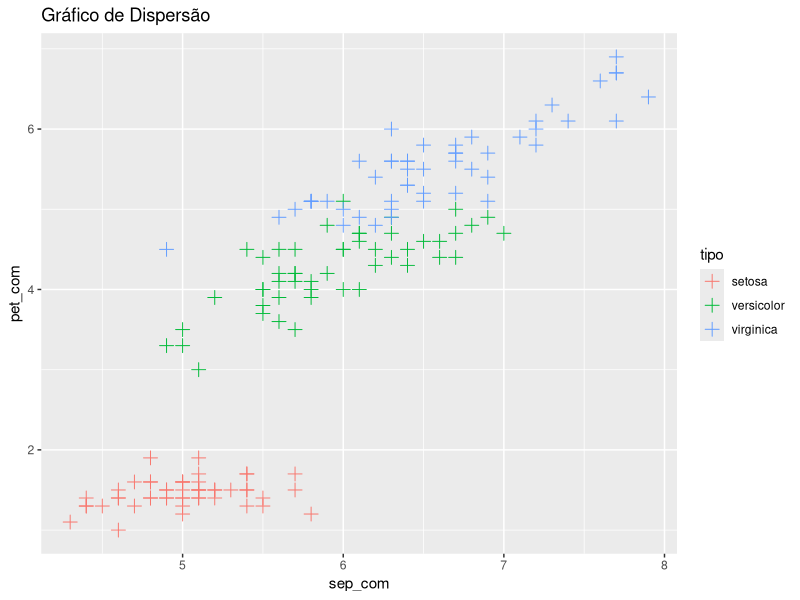
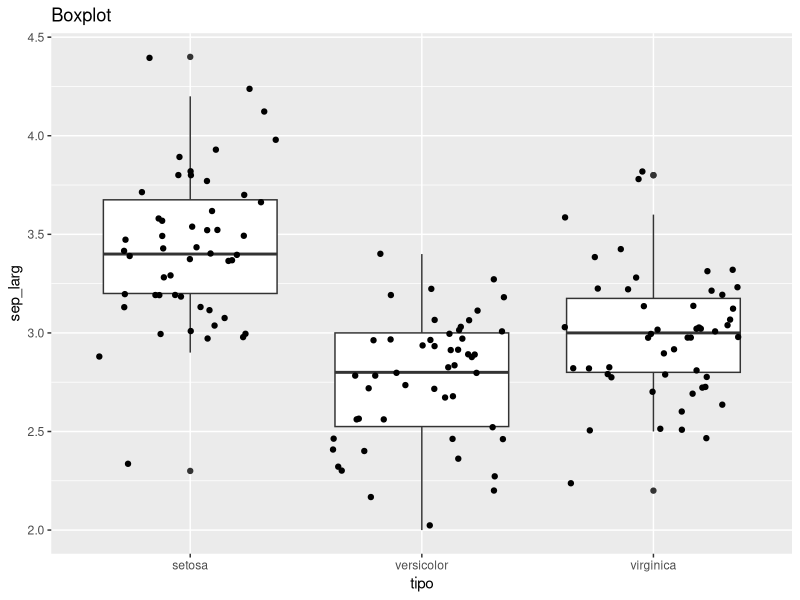
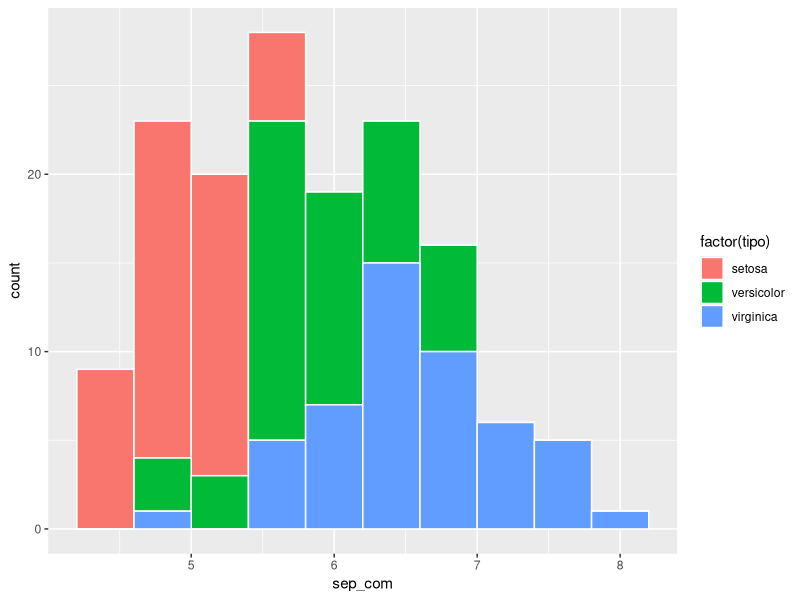
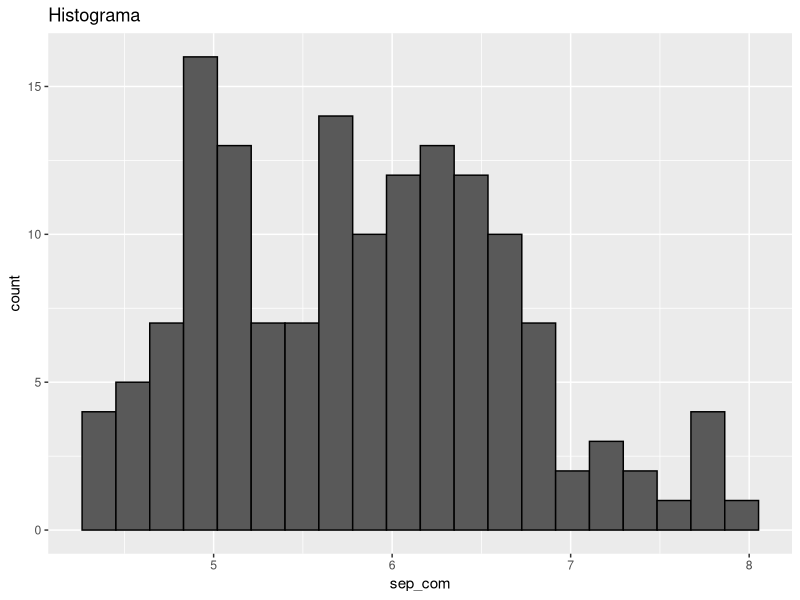
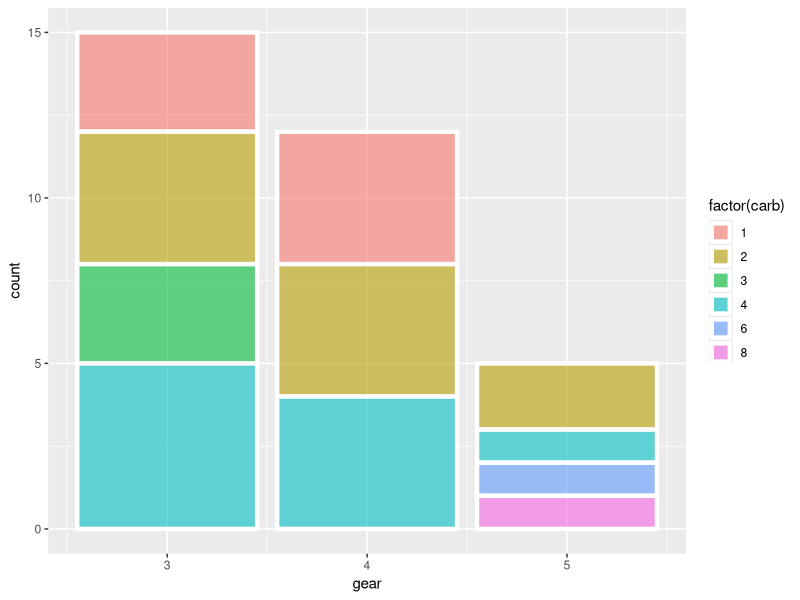
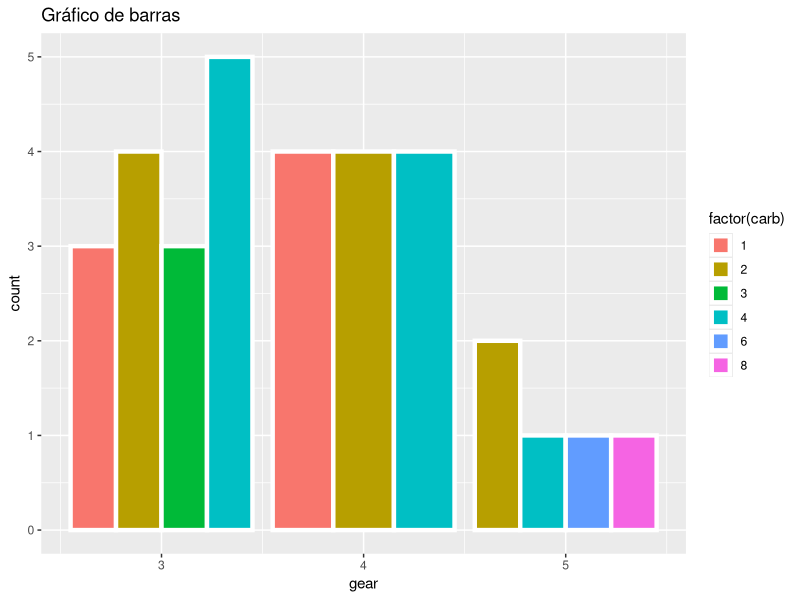
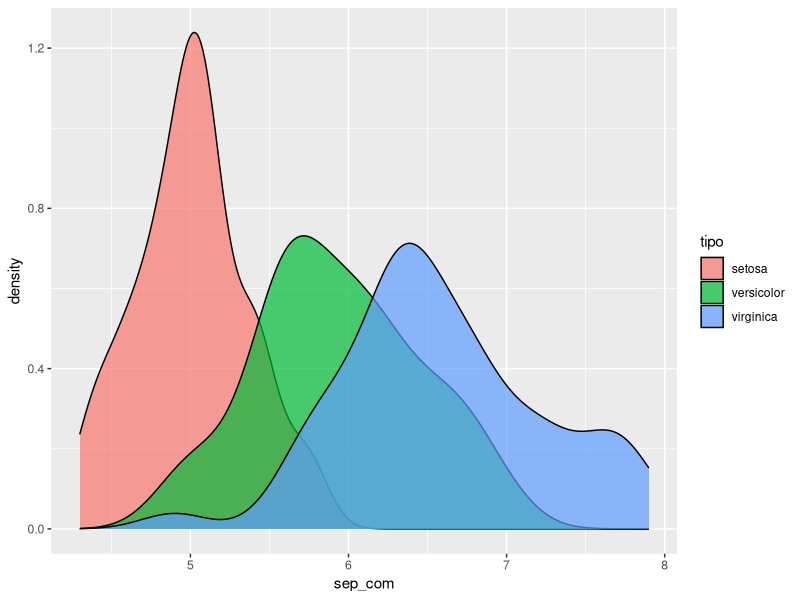
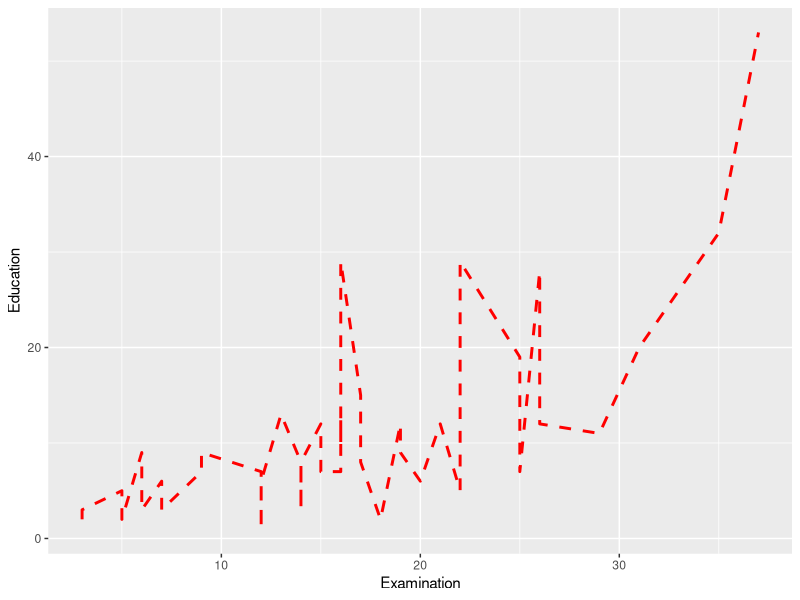

Reproduce these figures in R, in order. (Note: this script raises an error after producing the figures.)


### ===============================
### INTRODUCAO AO R BASICO - Aula 5
### ===============================

# ---------------------------------------------
# Instrutores: 
#             
#             Arthur Queiroz  
#             queirozrarthur@gmail.com
#             
#             Virgilio Mendes
#             virgilioebm@gmail.com
#
# ----------------------------------------------

# limpar environment
rm(list = ls())



# Se os pacotes necessários não estiverem instalados, faça a instalação
if (! "tidyverse" %in% installed.packages()) install.packages("tidyverse")
if (! "RColorBrewer" %in% installed.packages()) install.packages("RColorBrewer")
if (! "gridExtra" %in% installed.packages()) install.packages("gridExtra")
if (! "ggthemes" %in% installed.packages()) install.packages("ggthemes")


# carrega os pacotes
library(tidyverse)
library(RColorBrewer) # paleta de cores
library(gridExtra) # plots multiplos
library(ggthemes) # temas para o ggplot

# tirar notação cientifica
options(scipen = 999)


# Banco de dados ---------------------------------------------------------------

# iris
datasets::iris
# mtcars
datasets::mtcars
# swiss
datasets::swiss

# MANIPULAÇÃO DE DADOS ---------------------------------------------------------

names(iris)

bd = iris %>% 
  rename(sep_com = Sepal.Length,
         sep_larg = Sepal.Width,
         pet_com = Petal.Length,
         pet_larg = Petal.Width,
         tipo = Species)

names(bd)

# GGPLOT -----------------------------------------------------------------------

?ggplot2

# dados +
# aesthetics +
#   geometry +
#   facets +
#   estatisticas +
#   cordenadas +
#   temas

# Dispersão --------------------------------------------------------------------

ggplot(data = bd, aes(x = sep_com, y = pet_com, col = tipo)) +
  geom_point(size = 3, shape = 3) + # tamanho do ponto, forma
  ggtitle("Gráfico de Dispersão") # titulo

# Salvar -----------------------------------------------------------------------

ggsave(filename = "grafico.png", height = 8, width = 8, dpi = 300)

# Boxplot ----------------------------------------------------------------------

ggplot(bd, aes(x = tipo, y = sep_larg)) +
  geom_boxplot() +
  geom_jitter() +
  ggtitle("Boxplot")

# Histograma -------------------------------------------------------------------

ggplot(bd, aes(x = sep_com, fill = factor(tipo))) +
  geom_histogram(bins = 10, col = "white")



ggplot(bd, aes(x = sep_com)) +
  geom_histogram(bins = 20, col = "black") +
  ggtitle("Histograma")

# Barras -----------------------------------------------------------------------

# mtcars
datasets::mtcars
names(mtcars)
unique(mtcars$gear)


ggplot(mtcars, aes(x = gear, fill = factor(carb))) +
  geom_bar(size = 1.5, colour = "white", alpha = .6)

ggplot(mtcars, aes(gear, fill = factor(carb))) +
  geom_bar(size = 1.5, colour = "white", position = "dodge") +
  ggtitle("Gráfico de barras")

# Densidade --------------------------------------------------------------------

bd %>% 
  ggplot(aes(sep_com, fill = tipo)) +
  geom_density(alpha = .7)

# Linha ------------------------------------------------------------------------

# swiss
datasets::swiss

# [,3]	Examination	% draftees receiving highest mark on army examination
# [,4]	Education	% education beyond primary school for draftees.

swiss %>% 
  ggplot(aes(x = Examination, y = Education)) +
  geom_line(size = 1, col = "red", linetype = 2)

# CUSTOMIZAÇÃO -----------------------------------------------------------------


ggplot(bd, aes(x = sep_com, fill = factor(tipo))) +
  geom_histogram(bins = 10, col = "white")

bd %>% 
  ggplot(aes(sep_com, fill = factor(tipo))) +
  geom_histogram(bins = 10, col = "black") +
  ggtitle("Histograma")
  
bd %>% 
  ggplot(aes(sep_com, fill = factor(tipo))) +
  geom_histogram(bins = 10, col = "black") +
  labs(title = "Histograma",
       subtitle = "Comprimento da Sépala",
       x = "Comprimento da Sépala",
       y = "Frequência") +
  facet_wrap(tipo) # facets na vertical

bd %>% 
  ggplot(aes(sep_com, fill = factor(tipo))) +
  geom_histogram(bins = 10, col = "black") +
  labs(title = "Histograma",
       subtitle = "Comprimento da Sépala",
       x = "Comprimento da Sépala",
       y = "Frequência") +
  facet_grid(tipo~.) # ~.facets na horizontal

# Barras

ggplot(mtcars, aes(gear, fill = factor(carb))) +
  geom_bar(size = 1.5, colour = "white", position = "dodge") +
  ggtitle("Gráfico de barras")

# Paleta: scale_fill_brewer()

mtcars %>% 
  ggplot(aes(gear, fill = factor(carb))) +
  geom_bar(size = 1.5, colour = "white", position = "dodge") +
  labs(title = "Gráfico de barras",
       subtitle = "Por carburador",
       x = "Gear",
       y = "Frequencia",
       caption = "Curso R - 2022: Autoria Própria",
       fill = "Número de Carburadores") +
  theme_minimal() +
  theme(legend.position = "top") +
  scale_fill_brewer(palette = "Yl0rBr")

ggsave("grafico1.png", height = 8, width = 12, dpi = 300)

# paletas de cores qualitativas
display.brewer.all()

# Boxplot


ggplot(bd, aes(x = tipo, y = sep_larg)) +
  geom_boxplot() +
  geom_jitter() +
  ggtitle("Boxplot")

bd %>% 
  ggplot(aes(tipo, sep_larg, fill = tipo)) +
  geom_boxplot() +
  geom_jitter() +
  theme_minimal() +
  labs(title = "Boxplot", subtitle = "Por espécie",
       x = "Espécie de Flor",
       y = "Largura da Sépala",
       caption = "Curso R - 2022: Autoria Própria",
       fill = "Tipo planta") +
  scale_x_discrete(lab = NULL) +
  scale_fill_brewer(palette = "Set2",
                    labels = c("Setosa", "Versicolor", "Virgínica")) +
  theme(legend.position = "top",
        plot.title = element_text(hjust = .5),
        plot.subtitle = element_text(hjust = .5))

ggsave("grafico2.png", height = 8, width = 12, dpi = 300)

# Plot Duplo

library(gridExtra) # plots multiplos

# Plot 1:
grafico1 <- bd %>% 
  ggplot(aes(tipo, sep_larg, fill = tipo)) +
  geom_boxplot() +
  geom_jitter() +
  theme_minimal() +
  labs(title = "Boxplot", subtitle = "Por espécie",
       x = "Espécie de Flor",
       y = "Largura da Sépala",
       caption = "Curso R - 2022: Autoria Própria",
       fill = "Tipo planta") +
  scale_x_discrete(lab = NULL) +
  scale_fill_brewer(palette = "Set2",
                    labels = c("Setosa", "Versicolor", "Virgínica")) +
  theme(legend.position = "top",
        plot.title = element_text(hjust = .5),
        plot.subtitle = element_text(hjust = .5))



# Plot 2:
grafico2 <- mtcars %>% 
  ggplot(aes(gear, fill = factor(carb))) +
  geom_bar(size = 1.5, colour = "white", position = "dodge") +
  labs(title = "Gráfico de barras",
       subtitle = "Por carburador",
       x = "Gear",
       y = "Frequencia",
       caption = "Curso R - 2022: Autoria Própria",
       fill = "Número de Carburadores") +
  theme_minimal() +
  theme(legend.position = "top") +
  scale_fill_brewer(palette = "Yl0rBr")

grid.arrange(grafico1, grafico2, ncol = 2)


grafico_final

ggsave("grafico_final.png", height = 8, width = 12, dpi = 300)













































